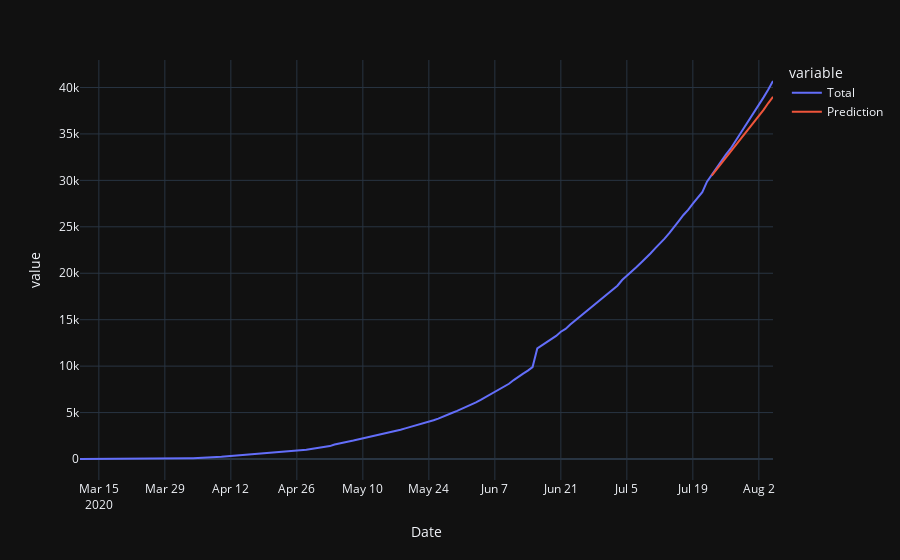

This figure's notebook cell:
### Code cell
fig,pred=Predict()
fig

### Figure 1 — Plotly figure (JSON) as saved in the notebook; plotly's stock layout.template omitted (floating-point values rounded to 4 significant figures; data arrays with more than 128 entries replaced by an {"elided": "..."} marker saying what was removed)
{"data": [{"hovertemplate": "variable=Total<br>Date=%{x}<br>value=%{y}<extra></extra>", "legendgroup": "Total", "line": {"color": "#636efa", "dash": "solid"}, "mode": "lines", "name": "Total", "orientation": "v", "showlegend": true, "type": "scatter", "x": {"elided": "148 str values"}, "xaxis": "x", "y": {"elided": "148 int values"}, "yaxis": "y"}, {"hovertemplate": "variable=Prediction<br>Date=%{x}<br>value=%{y}<extra></extra>", "legendgroup": "Prediction", "line": {"color": "#EF553B", "dash": "solid"}, "mode": "lines", "name": "Prediction", "orientation": "v", "showlegend": true, "type": "scatter", "x": {"elided": "148 str values"}, "xaxis": "x", "y": {"elided": "148 float values"}, "yaxis": "y"}], "layout": {"legend": {"title": {"text": "variable"}, "tracegroupgap": 0}, "margin": {"t": 60}, "xaxis": {"anchor": "y", "domain": [0, 1], "title": {"text": "Date"}}, "yaxis": {"anchor": "x", "domain": [0, 1], "title": {"text": "value"}}}}
